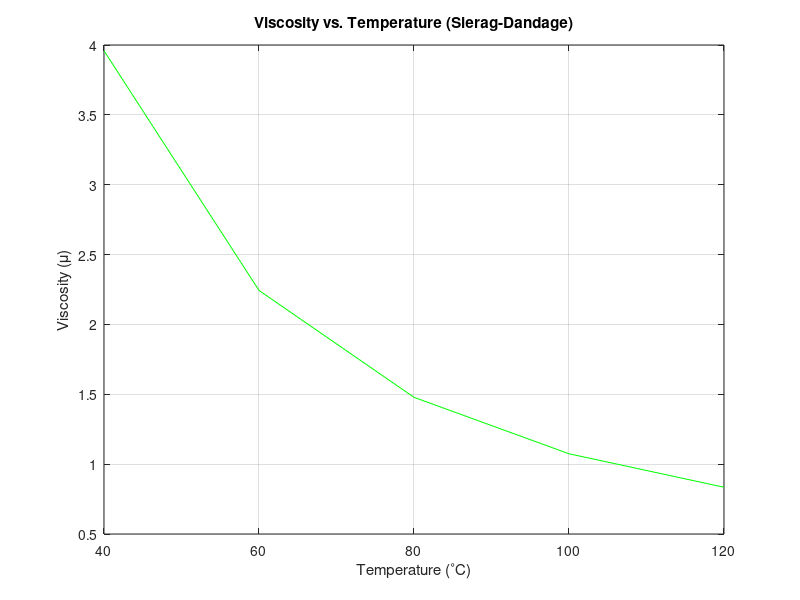

Source code (MATLAB):
% hmin initialization
gearTorque = 52; %N*m
gearPressureAngle = 20; % angle in degrees

%SAE 30 - abs visc for worst case
absolute_Viscosity = 0.0141 * 10^-6; %abs viscosity u_0 
equation_Constant = 1360; %equation constant for respective SAE rating (farenheit)
highest_temperature = 100; %celsius - for worst case scenario


sun_Gear_PD = 18.90;%mm (Pitch Diameter)
large_Planet_PD = 46.80; %mm (Pitch Diameter)

pressure_Viscosity_Coefficient = 2.3*10^-8; %pressure viscosity coef for mineral oil


%----------------------------------------------------------------------------------------------------------------------------------------------------
%Variable Viscosity Calcs
% Sierag - Dandage values

c = [40, 60, 80, 100, 120]; %temp (degrees Celsius)

%SAE 30

u_0 = 0.0141 * 10^-6; %abs viscosity u_0 
b = 1360; %equation constant for respective SAE rating (farenheit)

%Sierag-Dandage Equation - viscosity as temp changes (Shigley's)
b_Celsius = (b - 32) * (5 / 9); %farenheit to celsius conversion
var_Visc = 6.89*(10^6).*u_0 .* exp(b_Celsius./(1.8*c + 127));

%plot
plot(c,var_Visc, "g");
grid on;
title('Viscosity vs. Temperature (Sierag-Dandage)');
xlabel('Temperature (^{\circ}C)');
ylabel('Viscosity (\mu)');

%----------------------------------------------------------------------------------------------------------------------------------------------------

%absolute viscosity calcs
equation_Constant_Conv = (equation_Constant - 32) * (5 / 9); %farenheit to celsius conversion
abs_Visc = 6.89*(10^6).*absolute_Viscosity .* exp(equation_Constant_Conv./(1.8*highest_temperature + 127));

%PLV calculations
surface_Velocity = (pi*(sun_Gear_PD*0.001)*large_Planet_PD)/60; % m/s (Pitch Line Velocity)

%Effective Radius Calcs
radii_Curvature_Sun = 0.5*sun_Gear_PD*sin(gearPressureAngle);
radii_Curvature_Large = 0.5*large_Planet_PD*sin(gearPressureAngle);
effective_Radius = (radii_Curvature_Sun*radii_Curvature_Large)/(radii_Curvature_Sun+radii_Curvature_Large); %meters

%normal Load calcs
load = cos(gearPressureAngle)*gearTorque; % Newtons

% hmin calc
hmin = 1.806 * ((load)^-0.128 * (abs_Visc * surface_Velocity)^0.694 * (pressure_Viscosity_Coefficient)^0.568 * (effective_Radius)^0.434);


%----------------------------------------------------------------------------------------------------------------------------------------------------
%output
disp(var_Visc);
fprintf("h_min: %d",hmin);
